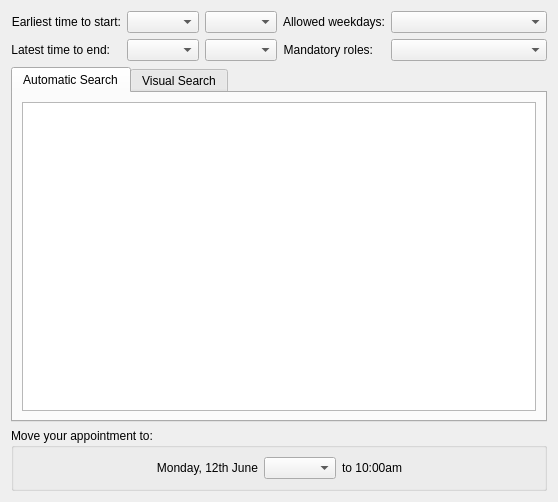
<?xml version="1.0" encoding="UTF-8"?>
<ui version="4.0">
 <class>Dialog</class>
 <widget class="QWidget" name="Dialog">
  <property name="geometry">
   <rect>
    <x>0</x>
    <y>0</y>
    <width>558</width>
    <height>502</height>
   </rect>
  </property>
  <property name="windowTitle">
   <string>Schedule a time</string>
  </property>
  <layout class="QGridLayout" name="gridLayout_2">
   <item row="0" column="0">
    <layout class="QHBoxLayout" name="horizontalLayout_3">
     <item>
      <layout class="QFormLayout" name="formLayout">
       <property name="fieldGrowthPolicy">
        <enum>QFormLayout::ExpandingFieldsGrow</enum>
       </property>
       <item row="0" column="0">
        <widget class="QLabel" name="label">
         <property name="text">
          <string>Earliest time to start:</string>
         </property>
         <property name="alignment">
          <set>Qt::AlignRight|Qt::AlignTrailing|Qt::AlignVCenter</set>
         </property>
        </widget>
       </item>
       <item row="0" column="1">
        <layout class="QHBoxLayout" name="horizontalLayout">
         <item>
          <widget class="KDateComboBox" name="mStartDate"/>
         </item>
         <item>
          <widget class="KTimeComboBox" name="mStartTime"/>
         </item>
        </layout>
       </item>
       <item row="1" column="0">
        <widget class="QLabel" name="label_2">
         <property name="text">
          <string>Latest time to end:</string>
         </property>
         <property name="alignment">
          <set>Qt::AlignRight|Qt::AlignTrailing|Qt::AlignVCenter</set>
         </property>
        </widget>
       </item>
       <item row="1" column="1">
        <layout class="QHBoxLayout" name="horizontalLayout_2">
         <item>
          <widget class="KDateComboBox" name="mEndDate"/>
         </item>
         <item>
          <widget class="KTimeComboBox" name="mEndTime"/>
         </item>
        </layout>
       </item>
      </layout>
     </item>
     <item>
      <layout class="QFormLayout" name="formLayout_2">
       <item row="0" column="0">
        <widget class="QLabel" name="label_3">
         <property name="toolTip">
          <string>Check the weekdays to include in the search.</string>
         </property>
         <property name="statusTip">
          <string/>
         </property>
         <property name="whatsThis">
          <string>Only the checked weekdays will be included in the free time slot search.</string>
         </property>
         <property name="text">
          <string>Allowed weekdays:</string>
         </property>
         <property name="alignment">
          <set>Qt::AlignRight|Qt::AlignTrailing|Qt::AlignVCenter</set>
         </property>
        </widget>
       </item>
       <item row="0" column="1">
        <widget class="KPIM::KWeekdayCheckCombo" name="mWeekdayCombo">
         <property name="sizePolicy">
          <sizepolicy hsizetype="MinimumExpanding" vsizetype="Fixed">
           <horstretch>0</horstretch>
           <verstretch>0</verstretch>
          </sizepolicy>
         </property>
         <property name="toolTip">
          <string>Check the weekdays to include in the search.</string>
         </property>
         <property name="whatsThis">
          <string>Only the checked weekdays will be included in the free time slot search.</string>
         </property>
        </widget>
       </item>
       <item row="1" column="0">
        <widget class="QLabel" name="label_5">
         <property name="toolTip">
          <string>Check the roles to include in the search.</string>
         </property>
         <property name="whatsThis">
          <string>Only the participants with the checked roles will be considered in the free time slot search.</string>
         </property>
         <property name="text">
          <string>Mandatory roles:</string>
         </property>
         <property name="alignment">
          <set>Qt::AlignRight|Qt::AlignTrailing|Qt::AlignVCenter</set>
         </property>
        </widget>
       </item>
       <item row="1" column="1">
        <widget class="KPIM::KCheckComboBox" name="mRolesCombo">
         <property name="sizePolicy">
          <sizepolicy hsizetype="MinimumExpanding" vsizetype="Fixed">
           <horstretch>0</horstretch>
           <verstretch>0</verstretch>
          </sizepolicy>
         </property>
         <property name="toolTip">
          <string>Check the roles to include in the search.</string>
         </property>
         <property name="whatsThis">
          <string>Only the participants with the checked roles will be considered in the free time slot search.</string>
         </property>
        </widget>
       </item>
      </layout>
     </item>
    </layout>
   </item>
   <item row="1" column="0">
    <widget class="QTabWidget" name="mTabWidget">
     <property name="currentIndex">
      <number>0</number>
     </property>
     <widget class="QWidget" name="mTextTab">
      <attribute name="title">
       <string>Automatic Search</string>
      </attribute>
      <layout class="QGridLayout" name="gridLayout">
       <item row="0" column="0">
        <widget class="QTableView" name="mTableView">
         <property name="alternatingRowColors">
          <bool>true</bool>
         </property>
         <property name="selectionMode">
          <enum>QAbstractItemView::SingleSelection</enum>
         </property>
         <property name="selectionBehavior">
          <enum>QAbstractItemView::SelectRows</enum>
         </property>
         <property name="showGrid">
          <bool>false</bool>
         </property>
         <attribute name="horizontalHeaderVisible">
          <bool>false</bool>
         </attribute>
         <attribute name="horizontalHeaderStretchLastSection">
          <bool>true</bool>
         </attribute>
         <attribute name="verticalHeaderVisible">
          <bool>false</bool>
         </attribute>
         <attribute name="verticalHeaderStretchLastSection">
          <bool>false</bool>
         </attribute>
        </widget>
       </item>
      </layout>
     </widget>
     <widget class="QWidget" name="mGanttTab">
      <attribute name="title">
       <string>Visual Search</string>
      </attribute>
     </widget>
    </widget>
   </item>
   <item row="2" column="0">
    <widget class="QGroupBox" name="mMoveApptGroupBox">
     <property name="title">
      <string>Move your appointment to:</string>
     </property>
     <layout class="QVBoxLayout" name="verticalLayout_3">
      <item>
       <layout class="QHBoxLayout" name="horizontalLayout_4">
        <item>
         <spacer name="horizontalSpacer">
          <property name="orientation">
           <enum>Qt::Horizontal</enum>
          </property>
          <property name="sizeHint" stdset="0">
           <size>
            <width>40</width>
            <height>20</height>
           </size>
          </property>
         </spacer>
        </item>
        <item>
         <widget class="QLabel" name="mMoveDayLabel">
          <property name="text">
           <string>Monday, 12th June</string>
          </property>
          <property name="alignment">
           <set>Qt::AlignRight|Qt::AlignTrailing|Qt::AlignVCenter</set>
          </property>
         </widget>
        </item>
        <item>
         <widget class="KTimeComboBox" name="mMoveBeginTimeEdit"/>
        </item>
        <item>
         <widget class="QLabel" name="mMoveEndTimeLabel">
          <property name="text">
           <string>to 10:00am</string>
          </property>
         </widget>
        </item>
        <item>
         <spacer name="horizontalSpacer_2">
          <property name="orientation">
           <enum>Qt::Horizontal</enum>
          </property>
          <property name="sizeHint" stdset="0">
           <size>
            <width>40</width>
            <height>20</height>
           </size>
          </property>
         </spacer>
        </item>
       </layout>
      </item>
     </layout>
    </widget>
   </item>
  </layout>
 </widget>
 <customwidgets>
  <customwidget>
   <class>KTimeComboBox</class>
   <extends>QComboBox</extends>
   <header>ktimecombobox.h</header>
  </customwidget>
  <customwidget>
   <class>KPIM::KCheckComboBox</class>
   <extends>KComboBox</extends>
   <header>Libkdepim/KCheckComboBox</header>
  </customwidget>
  <customwidget>
   <class>KDateComboBox</class>
   <extends>QComboBox</extends>
   <header>kdatecombobox.h</header>
  </customwidget>
  <customwidget>
   <class>KComboBox</class>
   <extends>QComboBox</extends>
   <header>kcombobox.h</header>
  </customwidget>
  <customwidget>
   <class>KPIM::KWeekdayCheckCombo</class>
   <extends>KPIM::KCheckComboBox</extends>
   <header>Libkdepim/KWeekdayCheckCombo</header>
  </customwidget>
 </customwidgets>
 <resources/>
 <connections/>
</ui>
